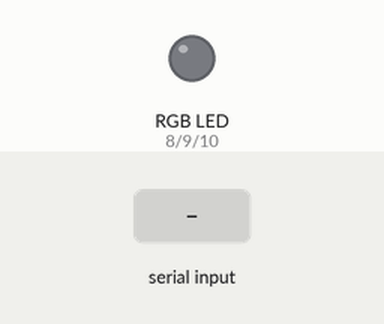
This sketch was run on a simulated Arduino Uno, built with avr-gcc and run on an emulated ATmega328P. On the bench: an RGB LED mixed from three pins (HIGH = lit). Inputs (shaded band) come from the test bench. Dim RGB values are drawn brighter than linear; what the sketch prints to the serial monitor is not drawn.

Above: at 1.2 s.
1.3 s: "g90\n" received over Serial
At 2.8 s:
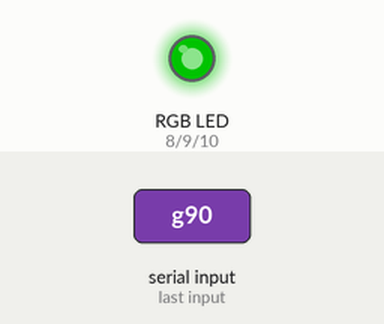
3.8 s: "b90\n" received over Serial
At 5.9 s:
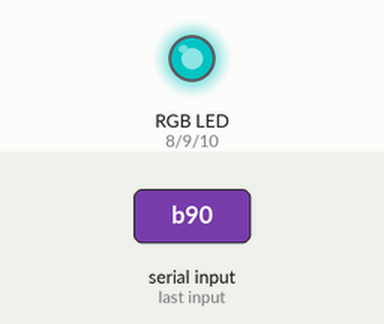
6.3 s: "g,45\n" received over Serial
At 7.9 s:
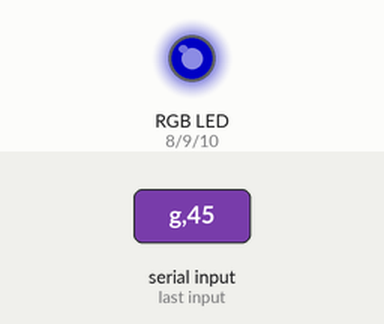
8.8 s: "l90\n" received over Serial
At 11.0 s:
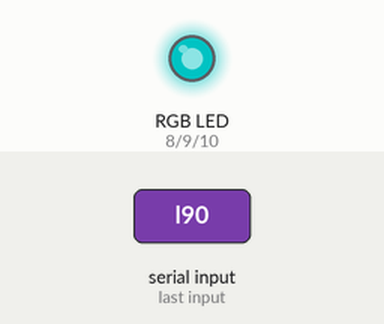
11.3 s: "g" received over Serial
At 13.0 s:
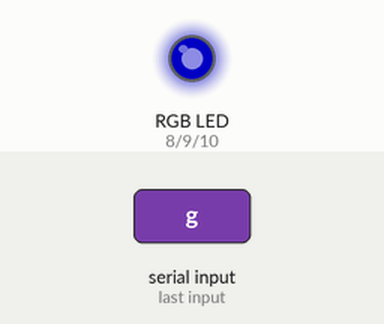
Timing chart, 0 to 14.5 s (numbered marks = the images above; inputs shaded):
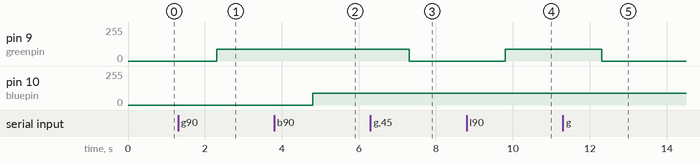

Measured:
- after the input at 1.3 s, pin 9 (greenpin): 0/255 → 90/255 after 1.0 s
- after the input at 3.8 s, pin 10 (bluepin): 0/255 → 90/255 after 1.0 s
- after the input at 6.3 s, pin 9 (greenpin): 90/255 → 0/255 after 1.0 s
- after the input at 8.8 s, pin 9 (greenpin): 0/255 → 90/255 after 1.0 s
- after the input at 11.3 s, pin 9 (greenpin): 90/255 → 0/255 after 1.0 s

The sketch:

RGB.ino
```cpp
int redpin = 8;
int greenpin = 9;
int bluepin =10;

void setup() {
  pinMode(redpin, OUTPUT);
  pinMode(bluepin, OUTPUT);
  pinMode(greenpin, OUTPUT);

  Serial.begin(9600);
}

void setRGB(int value, char colorLed) {
  switch(colorLed) {
    case 'r' :
      analogWrite(redpin, value);
      break;

    case 'g':
      analogWrite(greenpin, value);
      break;

    case 'b' :
      analogWrite(bluepin, value);
      break;

    case 'l' :
      analogWrite(redpin, value);
      analogWrite(greenpin, value);
      analogWrite(bluepin, value);
      break;
  }
}

void loop() {
  // put your main code here, to run repeatedly:
  char color = 'a';
  String valueString = "0";
  int valueInt = 0;
  String statusCom = "OK";

  if(Serial.available()) {
    color = Serial.read();
    if(color == 'r' || color == 'g' || color == 'b' || color == 'l') {
      valueString = Serial.readString();
    }
  }
  valueInt = valueString.toInt();
  if(valueInt<0 || valueInt>255) {
    statusCom = "ERROR";
  }
  else {
    setRGB(valueInt, color);
  }
  Serial.println(statusCom);

  delay(100);

}
```
